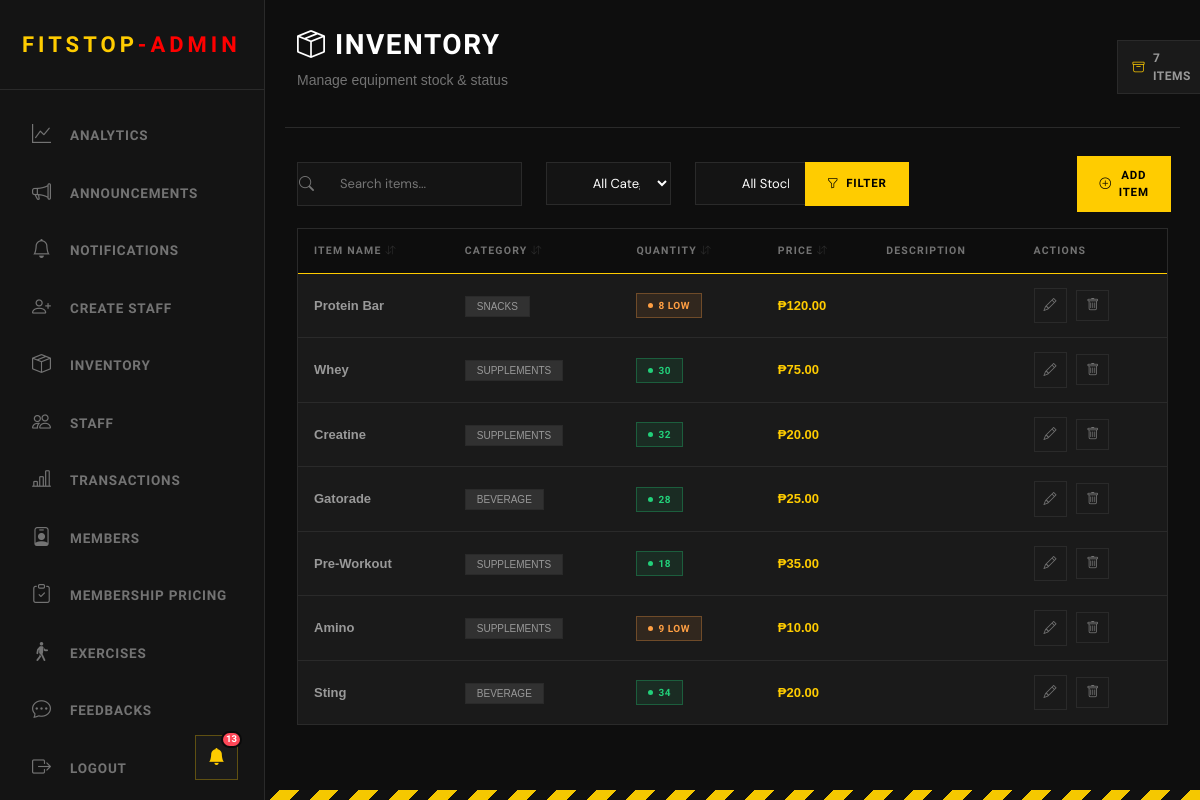
Page /admin/view_inventory.php (signed in) on the earlier database version.
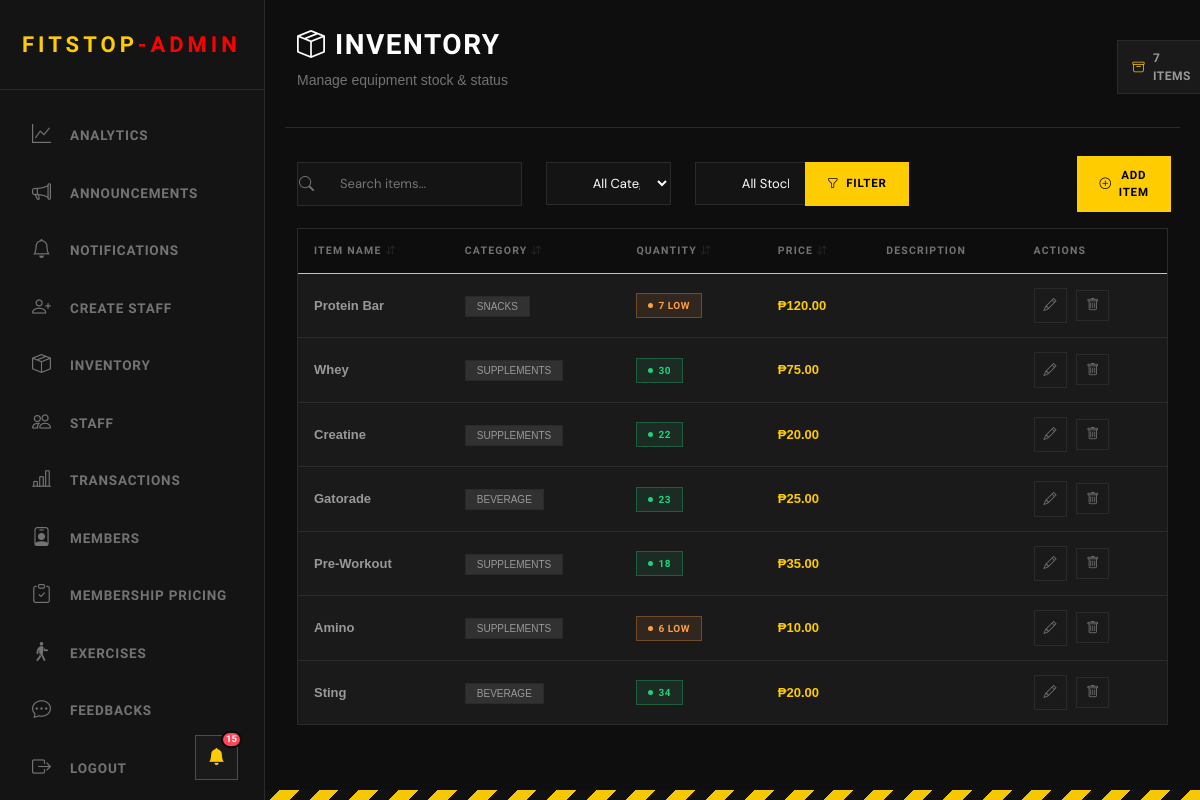
Same page on the later database version.
### tables this page shows
CREATE TABLE inventory (   id INTEGER PRIMARY KEY AUTOINCREMENT,   item_name VARCHAR(100) NOT NULL,   category VARCHAR(50) NOT NULL,   quantity INTEGER NOT NULL DEFAULT 0,   price DECIMAL(10, 2) NOT NULL DEFAULT 0.00,   description TEXT,   created_at TIMESTAMP DEFAULT CURRENT_TIMESTAMP,   updated_at TIMESTAMP DEFAULT CURRENT_TIMESTAMP );

### admin/view_inventory.php (the view, shortened to what the changed rows need)
<?php
include("../Login/connection.php");
$search = isset($_GET['search']) ? trim($_GET['search']) : '';
$category_filter = isset($_GET['category']) ? trim($_GET['category']) : '';
$stock_filter = isset($_GET['stock']) ? trim($_GET['stock']) : '';
$sort_by = isset($_GET['sort']) ? $_GET['sort'] : 'created_at';
$sort_order = isset($_GET['order']) ? $_GET['order'] : 'DESC';
$records_per_page = 10;
$page = isset($_GET['page']) ? (int) $_GET['page'] : 1;
$offset = ($page - 1) * $records_per_page;
$sort_order = ($sort_order === 'ASC') ? 'ASC' : 'DESC';
$where_conditions = [];
$where_clause = count($where_conditions) > 0 ? "WHERE " . implode(" AND ", $where_conditions) : "";
$query = "SELECT * FROM inventory $where_clause ORDER BY $sort_by $sort_order LIMIT :limit OFFSET :offset";
$stmt = $pdo->prepare($query);
$stmt->bindValue(':limit', $records_per_page, PDO::PARAM_INT);
$stmt->bindValue(':offset', $offset, PDO::PARAM_INT);
$stmt->execute();
$items = $stmt->fetchAll();
function getSortUrl($column, $current_sort, $current_order, $search, $category, $stock, $page)
{
    $new_order = 'ASC';
    $params = "sort=$column&order=$new_order";
    return "?$params";
}
function getSortIcon($column, $current_sort, $current_order)
{
    if ($current_sort !== $column) {
        return '<i class="bi bi-arrow-down-up" style="opacity: 0.3; font-size: 10px;"></i>';
    }
    return $current_order === 'ASC'
        ? '<i class="bi bi-arrow-up" style="color: var(--hazard); font-size: 10px;"></i>'
        : '<i class="bi bi-arrow-down" style="color: var(--hazard); font-size: 10px;"></i>';
}
?>
<!DOCTYPE html>
<html>
<head>
    <link rel="stylesheet" href="../staff/staff.css">
    <link rel="stylesheet" href="https://cdn.jsdelivr.net/npm/bootstrap-icons@1.11.0/font/bootstrap-icons.css">
    <link href="https://cdn.jsdelivr.net/npm/bootstrap@5.3.8/dist/css/bootstrap.min.css" rel="stylesheet">
</head>
<body>
    <?php include('includes/header_admin.php') ?>
    <div class="main-content">
        <div class="topbar row">
            <div class="topbar-left col-sm-12 col-xl-6">
                <h1><i class="bi bi-box-seam"></i> Inventory</h1>
            </div>
        </div>
        <section>
            <div class="inventory-table">
                <table>
                    <thead>
                        <tr>
                            <th class="sortable-header"
                                onclick="window.location.href='<?php echo getSortUrl('item_name', $sort_by, $sort_order, $search, $category_filter, $stock_filter, $page); ?>'">
                                Item Name <?php echo getSortIcon('item_name', $sort_by, $sort_order); ?>
                            </th>
                            <th class="sortable-header"
                                onclick="window.location.href='<?php echo getSortUrl('category', $sort_by, $sort_order, $search, $category_filter, $stock_filter, $page); ?>'">
                                Category <?php echo getSortIcon('category', $sort_by, $sort_order); ?>
                            </th>
                            <th class="sortable-header"
                                onclick="window.location.href='<?php echo getSortUrl('quantity', $sort_by, $sort_order, $search, $category_filter, $stock_filter, $page); ?>'">
                                Quantity <?php echo getSortIcon('quantity', $sort_by, $sort_order); ?>
                            </th>
                            <th class="sortable-header"
                                onclick="window.location.href='<?php echo getSortUrl('price', $sort_by, $sort_order, $search, $category_filter, $stock_filter, $page); ?>'">
                                Price <?php echo getSortIcon('price', $sort_by, $sort_order); ?>
                            </th>
                            <th>Description</th>
                            <th>Actions</th>
                        </tr>
                    </thead>
                    <tbody>
                        <?php if (count($items) > 0): ?>
                            <?php foreach ($items as $item): ?>
                                <tr>
                                    <td><strong><?php echo htmlspecialchars($item['item_name']); ?></strong></td>
                                    <td>
                                        <span
                                            style="padding: 4px 11px; font-size: 10px; background: rgba(255,255,255,0.1); border: 1px solid var(--border); text-transform: uppercase;">
                                            <?php echo htmlspecialchars($item['category']); ?>
                                        </span>
                                    </td>
                                    <td>
                                        <?php if ($item['quantity'] == 0): ?>
                                            <span class="status-badge inactive">Out of Stock</span>
                                        <?php elseif ($item['quantity'] < 10): ?>
                                            <span class="status-badge low-stock"><?php echo $item['quantity']; ?> Low</span>
                                        <?php else: ?>
                                            <span class="status-badge active"><?php echo $item['quantity']; ?></span>
                                        <?php endif; ?>
                                    </td>
                                    <td><strong
                                            style="color: var(--hazard);">₱<?php echo number_format($item['price'], 2); ?></strong>
                                    </td>
                                    <td><?php echo htmlspecialchars(substr($item['description'], 0, 50)) . (strlen($item['description']) > 50 ? '...' : ''); ?>
                                    </td>
                                    <td>
                                        <button class="btn-icon"
                                            onclick="editItem(<?php echo htmlspecialchars(json_encode($item)); ?>)">
                                            <i class="bi bi-pencil"></i>
                                        </button>
                                        <a href="?delete=<?php echo $item['id']; ?>" class="btn-icon"
                                            onclick="return confirm('Are you sure?')">
                                            <i class="bi bi-trash"></i>
                                        </a>
                                    </td>
                                </tr>
                            <?php endforeach; ?>
                        <?php endif; ?>
                    </tbody>
                </table>
            </div>
        </section>
    </div>
</body>
</html>

### admin/includes/header_admin.php (shortened to what the changed rows need)
<?php
include('../login/connection.php');
$unread_stmt = $pdo->query("SELECT COUNT(*) as count FROM notification_history WHERE is_read = 0");
$unread_count = $unread_stmt->fetch()['count'];
?>
<head>
    <link rel="stylesheet" href="../staff/staff.css">
    <link href="../styles.css" rel="stylesheet">
    <link rel="stylesheet" href="https://cdnjs.cloudflare.com/ajax/libs/font-awesome/6.4.0/css/all.min.css">
    <link rel="stylesheet" href="https://cdn.jsdelivr.net/npm/bootstrap-icons@1.11.0/font/bootstrap-icons.css">
</head>
<body>
    <div style="position: fixed; bottom: 20px; left: calc(var(--sidebar-w) - 70px); z-index: 1001;">
        <div class="notif-wrapper">
            <button class="notif-bell-btn" id="notifBellBtn">
                <i class="bi bi-bell-fill"></i>
                <?php if ($unread_count > 0): ?>
                    <span class="notif-badge"><?php echo $unread_count; ?></span>
                <?php endif; ?>
            </button>
        </div>
    </div>
</body>

Differences in the rows shown:
changed inventory "Protein Bar": quantity "8" → "7"
changed inventory "Creatine": quantity "32" → "22"
changed inventory "Gatorade": quantity "28" → "23"
changed inventory "Amino": quantity "9" → "6"
Other differences:
$unread_count: "13" → "15"
